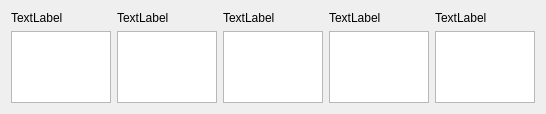
         <widget class="QWidget" name="page_4">
          <layout class="QVBoxLayout" name="verticalLayout_8">
           <item>
            <layout class="QGridLayout" name="gridLayout_5">
             <item row="0" column="3">
              <widget class="QLabel" name="label_19">
               <property name="text">
                <string>TextLabel</string>
               </property>
              </widget>
             </item>
             <item row="0" column="1">
              <widget class="QLabel" name="label_17">
               <property name="text">
                <string>TextLabel</string>
               </property>
              </widget>
             </item>
             <item row="0" column="0">
              <widget class="QLabel" name="label_16">
               <property name="styleSheet">
                <string notr="true"/>
               </property>
               <property name="text">
                <string>TextLabel</string>
               </property>
              </widget>
             </item>
             <item row="0" column="2">
              <widget class="QLabel" name="label_18">
               <property name="text">
                <string>TextLabel</string>
               </property>
              </widget>
             </item>
             <item row="0" column="4">
              <widget class="QLabel" name="label_20">
               <property name="text">
                <string>TextLabel</string>
               </property>
              </widget>
             </item>
             <item row="1" column="0">
              <widget class="QListWidget" name="listWidget_16">
               <property name="sizeAdjustPolicy">
                <enum>QAbstractScrollArea::AdjustToContents</enum>
               </property>
               <property name="iconSize">
                <size>
                 <width>150</width>
                 <height>150</height>
                </size>
               </property>
               <property name="viewMode">
                <enum>QListView::IconMode</enum>
               </property>
              </widget>
             </item>
             <item row="1" column="1">
              <widget class="QListWidget" name="listWidget_17">
               <property name="sizeAdjustPolicy">
                <enum>QAbstractScrollArea::AdjustToContents</enum>
               </property>
               <property name="iconSize">
                <size>
                 <width>150</width>
                 <height>150</height>
                </size>
               </property>
               <property name="viewMode">
                <enum>QListView::IconMode</enum>
               </property>
              </widget>
             </item>
             <item row="1" column="2">
              <widget class="QListWidget" name="listWidget_18">
               <property name="sizeAdjustPolicy">
                <enum>QAbstractScrollArea::AdjustToContents</enum>
               </property>
               <property name="iconSize">
                <size>
                 <width>150</width>
                 <height>150</height>
                </size>
               </property>
               <property name="viewMode">
                <enum>QListView::IconMode</enum>
               </property>
              </widget>
             </item>
             <item row="1" column="3">
              <widget class="QListWidget" name="listWidget_19">
               <property name="sizeAdjustPolicy">
                <enum>QAbstractScrollArea::AdjustToContents</enum>
               </property>
               <property name="iconSize">
                <size>
                 <width>150</width>
                 <height>150</height>
                </size>
               </property>
               <property name="viewMode">
                <enum>QListView::IconMode</enum>
               </property>
              </widget>
             </item>
             <item row="1" column="4">
              <widget class="QListWidget" name="listWidget_20">
               <property name="sizeAdjustPolicy">
                <enum>QAbstractScrollArea::AdjustToContents</enum>
               </property>
               <property name="iconSize">
                <size>
                 <width>150</width>
                 <height>150</height>
                </size>
               </property>
               <property name="viewMode">
                <enum>QListView::IconMode</enum>
               </property>
              </widget>
             </item>
            </layout>
           </item>
          </layout>
         </widget>
